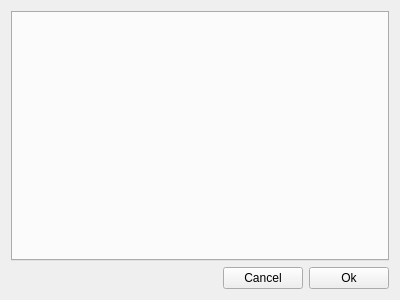
<?xml version="1.0" encoding="UTF-8"?>
<ui version="4.0">
 <class>OptionsDialog</class>
 <widget class="QDialog" name="OptionsDialog">
  <property name="geometry">
   <rect>
    <x>0</x>
    <y>0</y>
    <width>400</width>
    <height>300</height>
   </rect>
  </property>
  <property name="windowTitle">
   <string>Auto Play Options</string>
  </property>
  <property name="modal">
   <bool>false</bool>
  </property>
  <layout class="QVBoxLayout" name="verticalLayout">
   <item>
    <widget class="QTabWidget" name="tabWidget">
     <property name="currentIndex">
      <number>-1</number>
     </property>
    </widget>
   </item>
   <item alignment="Qt::AlignRight|Qt::AlignBottom">
    <widget class="QWidget" name="buttonBox" native="true">
     <property name="sizePolicy">
      <sizepolicy hsizetype="Minimum" vsizetype="Minimum">
       <horstretch>0</horstretch>
       <verstretch>0</verstretch>
      </sizepolicy>
     </property>
     <layout class="QHBoxLayout" name="horizontalLayout">
      <property name="sizeConstraint">
       <enum>QLayout::SetMinimumSize</enum>
      </property>
      <property name="leftMargin">
       <number>0</number>
      </property>
      <property name="topMargin">
       <number>0</number>
      </property>
      <property name="rightMargin">
       <number>0</number>
      </property>
      <property name="bottomMargin">
       <number>0</number>
      </property>
      <item>
       <widget class="QPushButton" name="cancelButton">
        <property name="text">
         <string>Cancel</string>
        </property>
        <property name="autoDefault">
         <bool>false</bool>
        </property>
       </widget>
      </item>
      <item>
       <widget class="QPushButton" name="okButton">
        <property name="text">
         <string>Ok</string>
        </property>
        <property name="autoDefault">
         <bool>false</bool>
        </property>
       </widget>
      </item>
     </layout>
    </widget>
   </item>
  </layout>
 </widget>
 <resources/>
 <connections/>
</ui>
